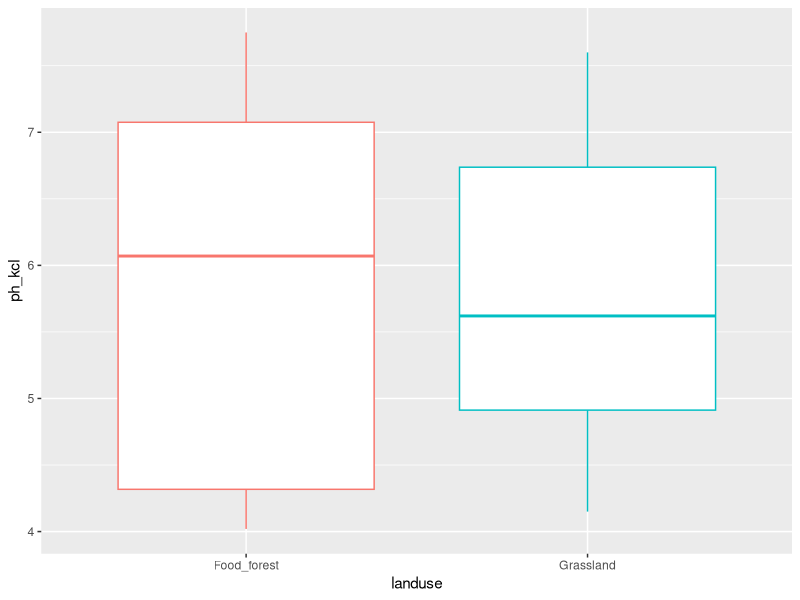
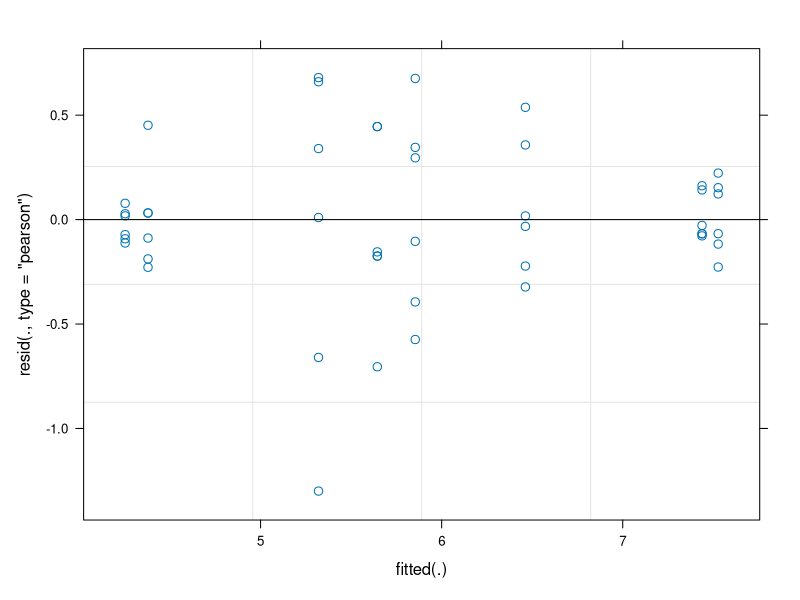
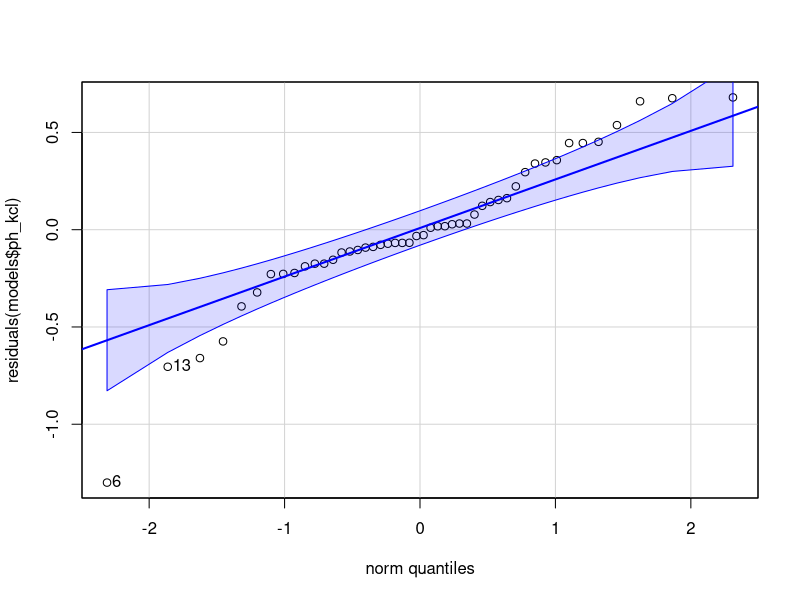
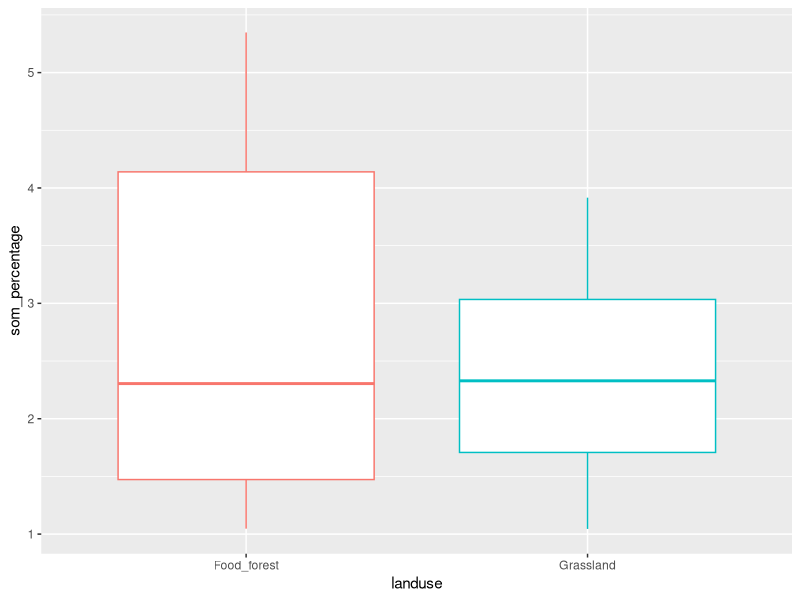
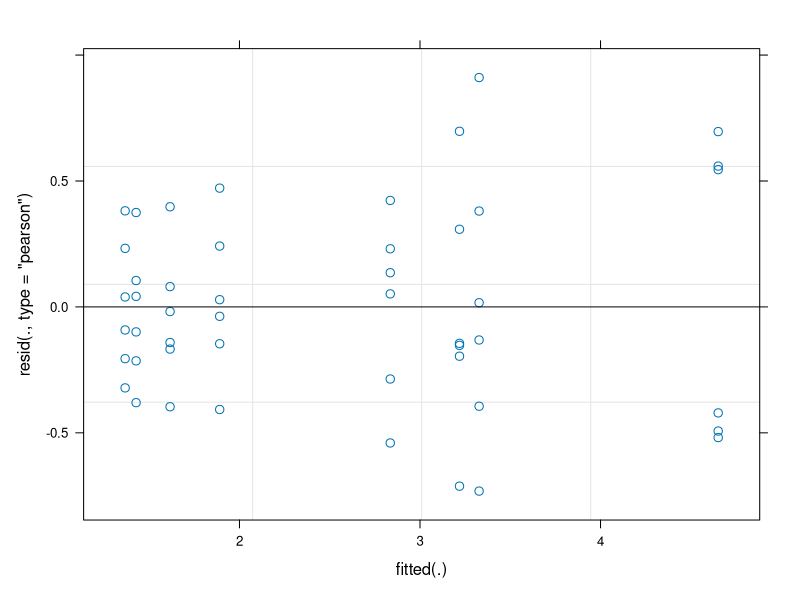
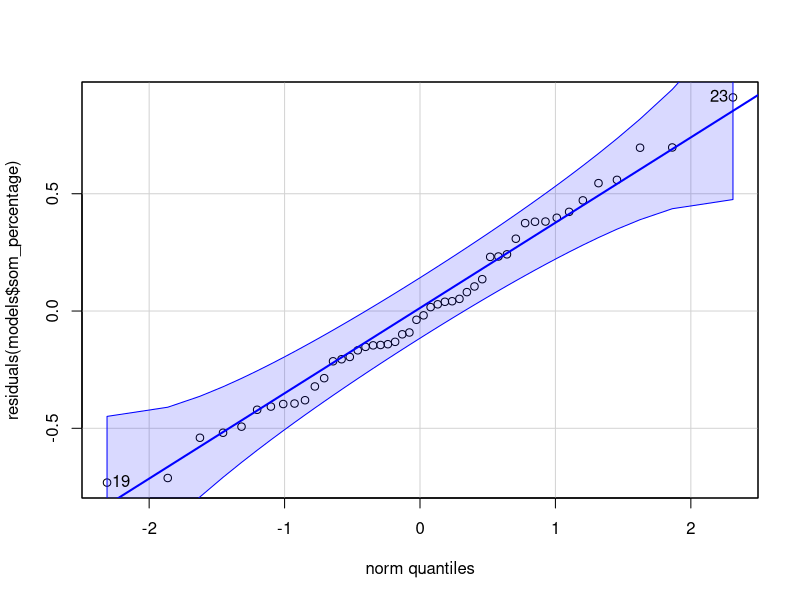
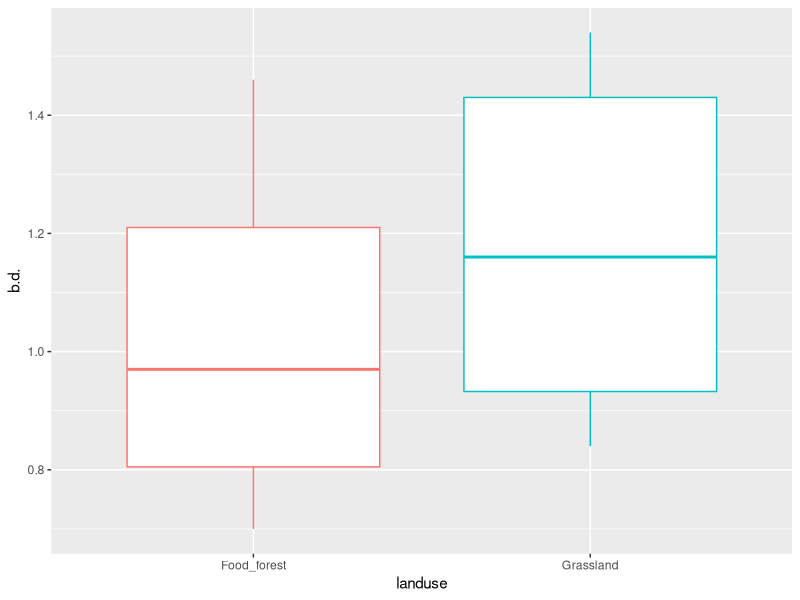
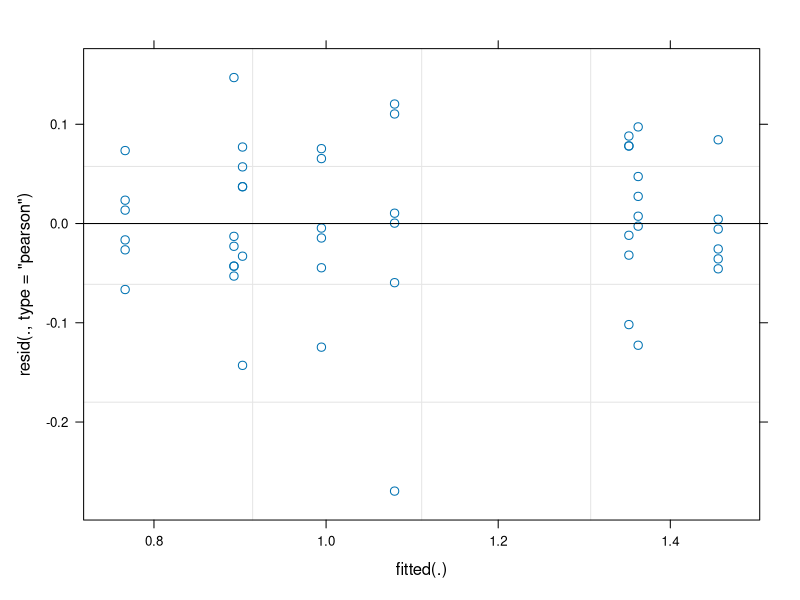

Write the R code that produced these figures, in order.
## ---- chunk 1
knitr::opts_chunk$set(message = FALSE, echo = FALSE, warning = FALSE)
## ---- chunk 2
library(tidyverse)
library(ggpubr)
library(car)
library(gridExtra)
library(flextable)
library(lmerTest)
library(lme4)
library(multcomp)
library(emmeans)
library(broom.mixed)
library(nlme)

## ---- chunk 3
lml <- read_csv2("MASTER_LML.csv")

lml$litter_sp <- factor(lml$litter_sp, levels=c("Alder","Hazel","Chestnut"))
lml$mesh_size <- factor(lml$mesh_size, levels=c("Fine","Medium","Coarse"))

mt <- read_csv2("MASTERFILE_decomp_10.csv")
cnp <- read_csv("CNP_data.csv")

mt_1 <- mt %>% left_join(cnp, by="code")

mt_2 <- mt_1 %>% mutate(age = 2021-year_of_landuse,
                      earthworms_2021 = compost_worms + soil_eating_worms + pendelaars)

mt_2 <- mt_2 %>% rowwise() %>% mutate(earthworms_2022 = sum(c_across(contains("Abundance"))))
mt_2 <- mt_2 %>% rename("vb_code" = "code")

# join litter mass data with landuse & location data
mt_2_lu_loc <- mt_2 %>% dplyr::select(vb_code, landuse, location)
lml_2 <- lml %>% left_join(mt_2_lu_loc, by ="vb_code")

# mt_3 <- mt_2 %>% filter(plot_nr < 5)

# sum columns mites and earthworms
mt_4 <- cbind(mt_2, mites_sum = rowSums(mt_2[c('Mites_oribatid_kg','Mites_other_kg')]))
mt_4 <- cbind(mt_4, biomass_ew_total = 
                rowSums(mt_2[c('Biomass_anecic','Biomass_endogeic','Biomass_epigeic','Biomass_juvenile')]))

## ---- chunk 4
# variables

vars <- mt_4 %>%
  dplyr::select(ph_kcl, som_percentage, b.d., moisture_percentage, NO2_NO3_mg_kg, NH4_mg_kg,
            Total_P_mg_kg, Olsen_P_mg_kg, earthworms_2022, biomass_ew_total,
            Springtails_nr_kg, Mites_oribatid_kg, Mites_other_kg, nr_nematodes_gr_dry,
            Bacteria_total, Microbial, Actinobacteria_total, Fungi_total, Total_plfa, AMF_NLFA,
            C_total, N_total, P_total) %>%
  names() %>%
  set_names()

# normality and equal variances

normality <- map(vars, ~gghistogram(mt_4, .x,  fill = 'lightgrey', na.rm=TRUE))
plots_list <- map(normality, ~.x)
# grid.arrange(grobs = plots_list, ncol = 2, nrow = 10)

variances_loc_lu <- map(vars, ~leveneTest(mt_4[[.x]] ~ landuse * location, data = mt_4))

# tab_var <- mt_4 %>% group_by(landuse, location) %>% 
#   dplyr::select(ph_kcl, som_percentage, b.d.,                                                
#                 moisture_percentage, 
#                 NO2_NO3_mg_kg, NH4_mg_kg, Total_P_mg_kg, Olsen_P_mg_kg, earthworms_2022, 
#                 biomass_ew_total, Springtails_nr_kg, Mites_oribatid_kg, Mites_other_kg, 
#                 nr_nematodes_gr_dry,Bacteria_total, Microbial, Actinobacteria_total, 
#                 Fungi_total, Total_plfa, AMF_NLFA) %>% 
#           summarize_all(var, na.rm=TRUE) %>% mutate(across(where(is.numeric), round, 1))
# 
# tab_var %>% pivot_longer(cols=c(ph_kcl:AMF_NLFA)) %>% 
#                   pivot_wider(names_from = c(landuse,location),values_from = value) %>%
#             flextable()  %>%
#             set_table_properties(layout = "autofit")


## ---- chunk 5
# list of model outputs ANOVA
models <- list()
for (i in c('ph_kcl','som_percentage','b.d.','moisture_percentage','NO2_NO3_mg_kg','NH4_mg_kg',
            'Total_P_mg_kg','Olsen_P_mg_kg','C_total','N_total','P_total',
            'earthworms_2022','biomass_ew_total',
            'Springtails_nr_kg','Mites_oribatid_kg','Mites_other_kg','nr_nematodes_gr_dry',
            'Bacteria_total','Microbial','Actinobacteria_total','Fungi_total','Total_plfa','AMF_NLFA')) {
  f <- formula(paste(i,"~ landuse + (1|location/landuse)"))
  models[[i]] <- lmerTest::lmer(f, data=mt_4, na.action = "na.omit")
}
## ---- chunk 6
mt_4 %>% group_by(landuse, location) %>% summarize(mean=mean(ph_kcl),sd=sd(ph_kcl),var=var(ph_kcl))
# variances_loc_lu$ph_kcl
mt_4 %>% group_by(landuse) %>% ggplot(aes(x=landuse, y=ph_kcl, color=landuse)) + geom_boxplot() + theme(legend.position='none')
plot(models$ph_kcl)
qqPlot(residuals(models$ph_kcl))
# shapiro.test(residuals(models$ph_kcl))
# anova(models$ph_kcl)
# ranef(models$ph_kcl)

# # Generalized least squares
# gls_ph <- lme4::gls(ph_kcl ~ landuse, data=mt_4, na.action = na.omit, weights=varPower())
# # weights=varPower() 
# # weights = varIdent(form= ~1|location)
# # correlation = corAR1(form = ~ 1 | location)
# summary(gls_ph)
# anova(gls_ph)
# plot(gls_ph)
# qqPlot(residuals(gls_ph))
# shapiro.test(residuals(gls_ph))

# exp(pH)
var_exp_ph <- leveneTest(exp(ph_kcl) ~ landuse * location, data=mt_4) #Still unequal variance!!
mod_exp_ph <- lmerTest::lmer(exp(ph_kcl) ~ landuse + (1|location/landuse), data=mt_4,
                  na.action = "na.omit")
# qqPlot(residuals(mod_exp_ph))
# shapiro.test(residuals(mod_exp_ph)) # normality fixed
# anova(mod_exp_ph)
## ---- chunk 7
mt_4 %>% group_by(landuse, location) %>% 
    summarize(mean=mean(som_percentage),sd=sd(som_percentage),var=var(som_percentage))
# variances_loc_lu$som_percentage
mt_4 %>% group_by(landuse) %>% ggplot(aes(x=landuse, y=som_percentage, color=landuse)) + geom_boxplot() + theme(legend.position='none')
plot(models$som_percentage)
qqPlot(residuals(models$som_percentage))
# shapiro.test(residuals(models$som_percentage))
# anova(models$som_percentage)
# summary(models$som_percentage)
## ---- chunk 8
mt_4 %>% group_by(landuse, location) %>% 
          summarize(mean=mean(b.d.),sd=sd(b.d.),var=var(b.d.))
# variances_loc_lu$b.d.
mt_4 %>% group_by(landuse) %>% ggplot(aes(x=landuse, y=b.d., color=landuse)) + geom_boxplot() + theme(legend.position='none')
plot(models$b.d.)
qqPlot(residuals(models$b.d.))
# shapiro.test(residuals(models$b.d.))
# anova(models$b.d.)
## ---- chunk 9
mt_4 %>% group_by(landuse, location) %>% 
  summarize(mean=mean(moisture_percentage),sd=sd(moisture_percentage),
            var=var(moisture_percentage))
# variances_loc_lu$moisture_percentage
mt_4 %>% group_by(landuse) %>% ggplot(aes(x=landuse, y=moisture_percentage,
                                          color=landuse)) + geom_boxplot() + 
          theme(legend.position='none')
plot(models$moisture_percentage)
qqPlot(residuals(models$moisture_percentage))
# shapiro.test(residuals(models$moisture_percentage))
# anova(models$moisture_percentage)
## ---- chunk 10
mt_4 %>% group_by(landuse, location) %>% 
  summarize(mean=mean(NO2_NO3_mg_kg),sd=sd(NO2_NO3_mg_kg),var=var(NO2_NO3_mg_kg))
# variances_loc_lu$NO2_NO3_mg_kg
mt_4 %>% group_by(landuse) %>% ggplot(aes(x=landuse, y=NO2_NO3_mg_kg, color=landuse)) + 
    geom_boxplot() + theme(legend.position='none')
plot(models$NO2_NO3_mg_kg)
qqPlot(residuals(models$NO2_NO3_mg_kg))
# shapiro.test(residuals(models$NO2_NO3_mg_kg))
# anova(models$NO2_NO3_mg_kg)

# Log transformation
var_log_N <- leveneTest(log(NO2_NO3_mg_kg) ~ landuse * location, data=mt_4) #UNEQUAL VARIANCES FIXED!
mod_log_N <- lmerTest::lmer(log(NO2_NO3_mg_kg+0.001) ~ landuse + (1|location/landuse), data=mt_4,
                  na.action = "na.omit")
# qqPlot(residuals(mod_log_N))
# shapiro.test(residuals(mod_log_N))
## ---- chunk 11
mt_4 %>% group_by(landuse, location) %>% summarize(mean=mean(NH4_mg_kg),sd=sd(NH4_mg_kg),var=var(NH4_mg_kg))
# variances_loc_lu$NH4_mg_kg
mt_4 %>% group_by(landuse) %>% ggplot(aes(x=landuse, y=NH4_mg_kg, color=landuse)) + geom_boxplot() + theme(legend.position='none')
plot(models$NH4_mg_kg)
qqPlot(residuals(models$NH4_mg_kg))
# shapiro.test(residuals(models$NH4_mg_kg))
# anova(models$NH4_mg_kg)

var_log_N_2 <- leveneTest(log(NH4_mg_kg) ~ landuse * location, data=mt_4) 
mod_log_N_2 <- lmerTest::lmer(log(NH4_mg_kg+0.001) ~ landuse + (1|location/landuse), data=mt_4,
                  na.action = "na.omit")
# qqPlot(residuals(mod_log_N_2))
# plot(mod_log_N_2)
# shapiro.test(residuals(mod_log_N_2)) #non-normality fixed!!
# anova(mod_log_N_2)
## ---- chunk 12
mt_4 %>% group_by(landuse, location) %>% summarize(mean=mean(Total_P_mg_kg),sd=sd(Total_P_mg_kg),var=var(Total_P_mg_kg))
# variances_loc_lu$Total_P_mg_kg
mt_4 %>% group_by(landuse) %>% ggplot(aes(x=landuse, y=Total_P_mg_kg, color=landuse)) + geom_boxplot() + theme(legend.position='none')
plot(models$Total_P_mg_kg)
qqPlot(residuals(models$Total_P_mg_kg))
shapiro.test(residuals(models$Total_P_mg_kg))

# Log transformation FIXED!!
var_log_P <- leveneTest(log(Total_P_mg_kg) ~ landuse * location, data=mt_4)
mod_log_P <- lmerTest::lmer(log(Total_P_mg_kg+0.001) ~ landuse + (1|location/landuse), data=mt_4,
                  na.action = "na.omit")
qqPlot(residuals(mod_log_P))
shapiro.test(residuals(mod_log_P))
anova(mod_log_P)
## ---- chunk 13
mt_4 %>% group_by(landuse, location) %>% summarize(mean=mean(Olsen_P_mg_kg),sd=sd(Olsen_P_mg_kg),var=var(Olsen_P_mg_kg))
variances_loc_lu$Olsen_P_mg_kg
mt_4 %>% group_by(landuse) %>% ggplot(aes(x=landuse, y=Olsen_P_mg_kg, color=landuse)) + geom_boxplot() + theme(legend.position='none')
plot(models$Olsen_P_mg_kg)
qqPlot(residuals(models$Olsen_P_mg_kg))
shapiro.test(residuals(models$Olsen_P_mg_kg))

# Log transformation FIXED!!
var_log_P_2 <- leveneTest(log(Olsen_P_mg_kg) ~ landuse * location, data=mt_4) #unequal variances fixed!
mod_log_P_2 <- lmerTest::lmer(log(Olsen_P_mg_kg+0.001) ~ landuse + (1|location/landuse), data=mt_4,
                  na.action = "na.omit")
qqPlot(residuals(mod_log_P_2))
shapiro.test(residuals(mod_log_P_2))
anova(mod_log_P_2)
## ---- chunk 14
mt_4 %>% group_by(landuse, location) %>% summarize(mean=mean(N_total),sd=sd(N_total),var=var(N_total))
# variances_loc_lu$N_total
mt_4 %>% group_by(landuse) %>% ggplot(aes(x=landuse, y=N_total, color=landuse)) + geom_boxplot() + theme(legend.position='none')
plot(models$N_total)
qqPlot(residuals(models$N_total))
shapiro.test(residuals(models$N_total))

# Log transformation FIXED!!
var_log_N_3 <- leveneTest(log(N_total) ~ landuse * location, data=mt_4)
mod_log_N_3 <- lmerTest::lmer(log(N_total+0.001) ~ landuse + (1|location/landuse), data=mt_4,
                  na.action = "na.omit")
qqPlot(residuals(mod_log_N_3))
shapiro.test(residuals(mod_log_N_3)) # Non-normality fixed!!!!
anova(mod_log_N_3)
## ---- chunk 15
mt_4 %>% group_by(landuse, location) %>% summarize(mean=mean(C_total),sd=sd(C_total),var=var(C_total))
# variances_loc_lu$C_total
mt_4 %>% group_by(landuse) %>% ggplot(aes(x=landuse, y=C_total, color=landuse)) + geom_boxplot() + theme(legend.position='none')
plot(models$C_total)
qqPlot(residuals(models$C_total))
shapiro.test(residuals(models$C_total))

# Log transformation FIXED!!
var_log_C <- leveneTest(log(C_total) ~ landuse * location, data=mt_4)
mod_log_C <- lmerTest::lmer(log(C_total+0.001) ~ landuse + (1|location/landuse), data=mt_4,
                  na.action = "na.omit")
qqPlot(residuals(mod_log_C))
shapiro.test(residuals(mod_log_C)) # Non-normality fixed!!!!
anova(mod_log_C)
## ---- chunk 16
mt_4 %>% group_by(landuse, location) %>% summarize(mean=mean(earthworms_2022, na.rm=TRUE),sd=sd(earthworms_2022, na.rm=TRUE),var=var(earthworms_2022, na.rm=TRUE))
# variances_loc_lu$earthworms_2022
mt_4 %>% group_by(landuse) %>% ggplot(aes(x=landuse, y=earthworms_2022, color=landuse)) + geom_boxplot() + theme(legend.position='none')
plot(models$earthworms_2022)
qqPlot(residuals(models$earthworms_2022))
# shapiro.test(residuals(models$earthworms_2022))
anova(models$earthworms_2022)
## ---- chunk 17
mt_4 %>% group_by(landuse, location) %>% summarize(mean=mean(biomass_ew_total, na.rm=TRUE),sd=sd(biomass_ew_total, na.rm=TRUE),var=var(biomass_ew_total, na.rm=TRUE))
# variances_loc_lu$biomass_ew_total
mt_4 %>% group_by(landuse) %>% ggplot(aes(x=landuse, y=biomass_ew_total, color=landuse)) + geom_boxplot() + theme(legend.position='none')
plot(models$biomass_ew_total)
qqPlot(residuals(models$biomass_ew_total))
# shapiro.test(residuals(models$biomass_ew_total))
anova(models$biomass_ew_total)

## ---- chunk 18
mt_4 %>% group_by(landuse, location) %>% summarize(mean=mean(Springtails_nr_kg, na.rm=TRUE),sd=sd(Springtails_nr_kg, na.rm=TRUE),var=var(Springtails_nr_kg, na.rm=TRUE))
# variances_loc_lu$Springtails_nr_kg
mt_4 %>% group_by(landuse) %>% ggplot(aes(x=landuse, y=Springtails_nr_kg, color=landuse)) + geom_boxplot()  + theme(legend.position='none')
plot(models$Springtails_nr_kg)
qqPlot(residuals(models$Springtails_nr_kg))
# shapiro.test(residuals(models$Springtails_nr_kg))
anova(models$Springtails_nr_kg)

## ---- chunk 19
mt_4 %>% group_by(landuse, location) %>% summarize(mean=mean(Mites_oribatid_kg, na.rm=TRUE),sd=sd(Mites_oribatid_kg, na.rm=TRUE),var=var(Mites_oribatid_kg, na.rm=TRUE))
# variances_loc_lu$Mites_oribatid_kg
mt_4 %>% group_by(landuse) %>% ggplot(aes(x=landuse, y=Mites_oribatid_kg, color=landuse)) + geom_boxplot()  + theme(legend.position='none')
plot(models$Mites_oribatid_kg)
qqPlot(residuals(models$Mites_oribatid_kg))
# shapiro.test(residuals(models$Mites_oribatid_kg))
# anova(models$Mites_oribatid_kg)

# Log transformation
# var_log_ori <- leveneTest(log(Mites_oribatid_kg) ~ landuse * location, data=mt_4)
mod_log_ori <- lmer(log(Mites_oribatid_kg+0.0001) ~ landuse + (1|location/landuse), data=mt_4,
                  na.action = "na.omit")
# qqPlot(residuals(mod_log_ori))
# shapiro.test(residuals(mod_log_ori)) # DOESNT HELP!!

# exp transformation
# var_sqrt_ori <- leveneTest(sqrt(Mites_oribatid_kg) ~ landuse * location, data=mt_4)
mod_sqrt_ori <- lmer(sqrt(Mites_oribatid_kg) ~ landuse + (1|location/landuse), data=mt_4,
                  na.action = "na.omit")
qqPlot(residuals(mod_sqrt_ori))
shapiro.test(residuals(mod_sqrt_ori))
anova(mod_sqrt_ori)

#GLMM
glmm_ori <- lme4::glmer(Mites_oribatid_kg  ~ landuse + (1|location/landuse), data=mt_4,
                  na.action = "na.omit", family="poisson")
anova(glmm_ori)
shapiro.test(residuals(glmm_ori)) # almost fixed!!
plot(glmm_ori)
qqPlot(residuals(glmm_ori))
## ---- chunk 20
mt_4 %>% group_by(landuse, location) %>% summarize(mean=mean(Mites_other_kg, na.rm=TRUE),sd=sd(Mites_other_kg, na.rm=TRUE),var=var(Mites_other_kg, na.rm=TRUE))
# variances_loc_lu$Mites_other_kg
mt_4 %>% group_by(landuse) %>% ggplot(aes(x=landuse, y=Mites_other_kg, color=landuse)) + geom_boxplot() + theme(legend.position='none')
plot(models$Mites_other_kg)
qqPlot(residuals(models$Mites_other_kg))
shapiro.test(residuals(models$Mites_other_kg))
anova(models$Mites_other_kg)

# Log transformation
var_log_mit <- leveneTest(log(Mites_other_kg) ~ landuse * location, data=mt_4)
mod_log_mit <- lmer(log(Mites_other_kg+0.0001) ~ landuse + (1|location/landuse), data=mt_4,
                  na.action = "na.omit")
qqPlot(residuals(mod_log_mit))
shapiro.test(residuals(mod_log_mit)) # Normal residuals!!
anova(mod_log_mit)
## ---- chunk 21
mt_4 %>% group_by(landuse, location) %>% summarize(mean=mean(Bacteria_total),sd=sd(Bacteria_total),var=var(Bacteria_total))
variances_loc_lu$Bacteria_total
mt_4 %>% group_by(landuse) %>% ggplot(aes(x=landuse, y=Bacteria_total, color=landuse)) + geom_boxplot() + theme(legend.position='none')
plot(models$Bacteria_total)
qqPlot(residuals(models$Bacteria_total))
# shapiro.test(residuals(models$Bacteria_total))
anova(models$Bacteria_total)

# Log transformation
var_log_bact <- leveneTest(log(Bacteria_total) ~ landuse * location, data=mt_4) #equal variances!!
mod_log_bact <- lmer(log(Bacteria_total+0.0001) ~ landuse + (1|location/landuse), data=mt_4,
                  na.action = "na.omit")
qqPlot(residuals(mod_log_bact))
shapiro.test(residuals(mod_log_bact))
anova(mod_log_bact)
## ---- chunk 22
mt_4 %>% group_by(landuse, location) %>% summarize(mean=mean(Microbial),sd=sd(Microbial),var=var(Microbial))
variances_loc_lu$Microbial
mt_4 %>% group_by(landuse) %>% ggplot(aes(x=landuse, y=Microbial, color=landuse)) + geom_boxplot() + theme(legend.position='none')
plot(models$Microbial)
qqPlot(residuals(models$Microbial))
# shapiro.test(residuals(models$Microbial))
anova(models$Microbial)
## ---- chunk 23
mt_4 %>% group_by(landuse, location) %>% summarize(mean=mean(Actinobacteria_total),sd=sd(Actinobacteria_total),var=var(Actinobacteria_total))
variances_loc_lu$Actinobacteria_total
mt_4 %>% group_by(landuse) %>% ggplot(aes(x=landuse, y=Actinobacteria_total, color=landuse)) + geom_boxplot() + theme(legend.position='none')
plot(models$Actinobacteria_total)
qqPlot(residuals(models$Actinobacteria_total))
# shapiro.test(residuals(models$Actinobacteria_total))
anova(models$Actinobacteria_total)

# Log transformation
var_log_act <- leveneTest(log(Actinobacteria_total) ~ landuse * location, data=mt_4) #equal variances!!
mod_log_act <- lmer(log(Actinobacteria_total+0.0001) ~ landuse + (1|location/landuse), data=mt_4,
                  na.action = "na.omit")
qqPlot(residuals(mod_log_act))
shapiro.test(residuals(mod_log_act))
anova(mod_log_act)
## ---- chunk 24
mt_4 %>% group_by(landuse, location) %>% summarize(mean=mean(Fungi_total),sd=sd(Fungi_total),var=var(Fungi_total))
# variances_loc_lu$Fungi_total
mt_4 %>% group_by(landuse) %>% ggplot(aes(x=landuse, y=Fungi_total, color=landuse)) + geom_boxplot() + theme(legend.position='none')
plot(models$Fungi_total)
qqPlot(residuals(models$Fungi_total))
shapiro.test(residuals(models$Fungi_total))
anova(models$Fungi_total)

# Log transformation
var_log_fun <- leveneTest(log(Fungi_total) ~ landuse * location, data=mt_4) #equal variances!!
mod_log_fun <- lmer(log(Fungi_total+0.0001) ~ landuse + (1|location/landuse), data=mt_4,
                  na.action = "na.omit")
qqPlot(residuals(mod_log_fun))
shapiro.test(residuals(mod_log_fun))
anova(mod_log_fun)
## ---- chunk 25
mt_4 %>% group_by(landuse, location) %>% summarize(mean=mean(Total_plfa),sd=sd(Total_plfa),var=var(Total_plfa))
variances_loc_lu$Total_plfa
mt_4 %>% group_by(landuse) %>% ggplot(aes(x=landuse, y=Total_plfa, color=landuse)) + geom_boxplot() + theme(legend.position='none')
plot(models$Total_plfa)
qqPlot(residuals(models$Total_plfa))
# shapiro.test(residuals(models$Total_plfa))
anova(models$Total_plfa)

# Log transformation
var_log_plfa <- leveneTest(log(Total_plfa) ~ landuse * location, data=mt_4) #equal variances!!
mod_log_plfa <- lmer(log(Total_plfa+0.0001) ~ landuse + (1|location/landuse), data=mt_4,
                  na.action = "na.omit")
qqPlot(residuals(mod_log_plfa))
shapiro.test(residuals(mod_log_plfa))
anova(mod_log_plfa)
## ---- chunk 26
mt_4 %>% group_by(location,landuse) %>% summarize(mean=mean(AMF_NLFA),sd=sd(AMF_NLFA),var=var(AMF_NLFA))
variances_loc_lu$AMF_NLFA
mt_4 %>% group_by(landuse) %>% ggplot(aes(x=landuse, y=AMF_NLFA, color=landuse)) + geom_boxplot() + theme(legend.position='none')
plot(models$AMF_NLFA)
qqPlot(residuals(models$AMF_NLFA))
shapiro.test(residuals(models$AMF_NLFA))
anova(models$AMF_NLFA)

# log transform AMF
mod_log_amf <- lmer(log(AMF_NLFA) ~ landuse + (1|location), data=mt_4, na.action = "na.omit")
var_log_amf <- leveneTest(log(AMF_NLFA) ~ landuse * location, data=mt_4) # EQUAL VARIANCES!!
qqPlot(residuals(mod_log_amf))
shapiro.test(residuals(mod_log_amf)) #NORMAL!!
anova(mod_log_amf)

# Generalized least squares
gls_AMF <- gls(AMF_NLFA ~ landuse, data=mt_4, na.action = na.omit, weights=varPower())
# weights=varPower() 
# weights = varIdent(form= ~1|location)
# correlation = corAR1(form = ~ 1 | location)
summary(gls_AMF)
anova(gls_AMF)
plot(gls_AMF)
# cld(lsmeans(models$gls_AMF,~ landuse, adjust="tukey"), Letters = c(letters)) doesnt work for gls()
qqPlot(residuals(gls_AMF))
shapiro.test(residuals(gls_AMF))
# 
# ## Run the following lines. These introduce methods for 'gls' objects.
# model.matrix.gls<-function(object,...){
# 	model.matrix(terms(object),data=getData(object),...)
# }
# model.frame.gls<-function(object,...){
# 	model.frame(formula(object),data=getData(object),...)
# }
# terms.gls<-function(object,...){
# 	terms(model.frame(object),...)
# }
# # The line below gives pairwise comparisons now.  Note that the above
# # performs t-tests for all pairwise differences.
# multCompTukey <- glht(gls_AMF, linfct = mcp(landuse = "Tukey"))
